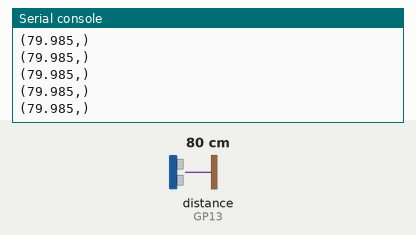
This program was run on a simulated Raspberry Pi Pico running CircuitPython. Shown: the last lines printed to the serial console. Inputs (shaded band) come from the test bench; at power-on: distance to the obstacle (sensor on GP13) 80 cm. The echo pulse lasts 58.3 µs per cm.

Above: at 1.2 s.
1.3 s: distance to the obstacle (sensor on GP13) set to 2 cm
At 1.38 s:
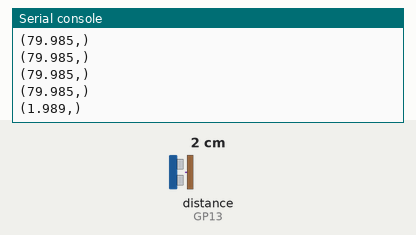
2.8 s: distance to the obstacle (sensor on GP13) set to 4 cm
At 2.89 s:
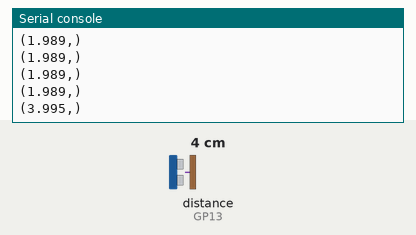
Timing chart, 0 to 5.8 s (numbered marks = the images above; inputs shaded):
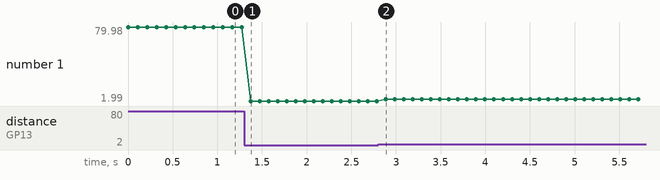

The program:

02_ultrasonic_distance.py
```python
## ----  Ultrasonic Distance Sensor  ---- ##
#     tested with tinkertanks frisbee      #

import time, board, adafruit_hcsr04, digitalio

sonar = adafruit_hcsr04.HCSR04(trigger_pin=board.GP12, echo_pin=board.GP13)

while True:
    try:
        print((sonar.distance,))
    except RuntimeError:
        print("Retrying!")
    time.sleep(0.1)
```

Measured:
- after the input at 1.3 s, the serial console: prints a new line after 0.07 s (image 1)
- after the input at 2.8 s, the serial console: prints a new line after 0.09 s (image 2)
- plotted number 1: 79.98 → 1.99 after the input at 1.3 s, 1.99 → 4 after the input at 2.8 s
